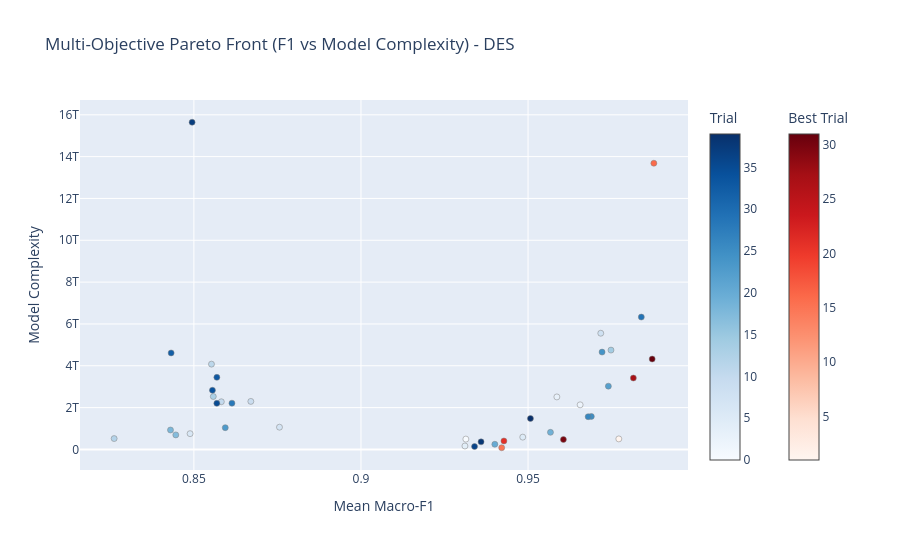

Notebook code cell kept with this figure:
### Code cell
from optuna.visualization import plot_pareto_front

fig = plot_pareto_front(
    study,
    target_names=["Mean Macro-F1", "Model Complexity"]
)
fig.update_layout(
    title=f"Multi-Objective Pareto Front (F1 vs Model Complexity) - {TARGET_REGION}",
    width=900,
    height=550
)
fig.show()

fig.write_html(output_config_dir / f"{TARGET_REGION}_pareto_frontier.html")

### Figure 1 — Plotly figure (JSON) as saved in the notebook; plotly's stock layout.template omitted (floating-point values rounded to 4 significant figures)
{"data": [{"hovertemplate": "%{text}<extra>Trial</extra>", "marker": {"color": [0, 2, 3, 4, 5, 6, 7, 8, 9, 10, 11, 12, 13, 14, 17, 18, 19, 20, 22, 23, 24, 25, 26, 28, 29, 32, 33, 34, 35, 36, 37, 38, 39], "colorbar": {"title": {"text": "Trial"}}, "colorscale": [[0, "rgb(247,251,255)"], [0.125, "rgb(222,235,247)"], [0.25, "rgb(198,219,239)"], [0.375, "rgb(158,202,225)"], [0.5, "rgb(107,174,214)"], [0.625, "rgb(66,146,198)"], [0.75, "rgb(33,113,181)"], [0.875, "rgb(8,81,156)"], [1, "rgb(8,48,107)"]], "line": {"color": "Grey", "width": 0.5}}, "mode": "markers", "showlegend": false, "text": ["{<br>  \"number\": 0,<br>  \"values\": [<br>    0.9313830907762619,<br>    494359842600.0<br>  ],<br>  \"params\": {<br>    \"sampling_strategy\": \"stratified\",<br>    \"feature_strategy\": \"uncorrelated\",<br>    \"train_fraction\": 0.2,<br>    \"minLeafPopulation\": 7,<br>    \"numberOfTrees\": 150<br>  },<br>  \"user_attrs\": {<br>    \"total_samples\": 75101,<br>    \"num_features\": 36,<br>    \"max_nodes\": 1219,<br>    \"model_complexity\": 494359842600.0<br>  }<br>}", "{<br>  \"number\": 2,<br>  \"values\": [<br>    0.9655852276639689,<br>    2132741021400.0<br>  ],<br>  \"params\": {<br>    \"sampling_strategy\": \"stratified\",<br>    \"feature_strategy\": \"uncorrelated\",<br>    \"train_fraction\": 0.8,<br>    \"minLeafPopulation\": 11,<br>    \"numberOfTrees\": 75<br>  },<br>  \"user_attrs\": {<br>    \"total_samples\": 300458,<br>    \"num_features\": 36,<br>    \"max_nodes\": 2629,<br>    \"model_complexity\": 2132741021400.0<br>  }<br>}", "{<br>  \"number\": 3,<br>  \"values\": [<br>    0.958620016386772,<br>    2511391276800.0<br>  ],<br>  \"params\": {<br>    \"sampling_strategy\": \"stratified\",<br>    \"feature_strategy\": \"all\",<br>    \"max_input_features\": 42,<br>    \"train_fraction\": 0.6000000000000001,<br>    \"minLeafPopulation\": 12,<br>    \"numberOfTrees\": 150<br>  },<br>  \"user_attrs\": {<br>    \"total_samples\": 225344,<br>    \"num_features\": 42,<br>    \"max_nodes\": 1769,<br>    \"model_complexity\": 2511391276800.0<br>  }<br>}", "{<br>  \"number\": 4,<br>  \"values\": [<br>    0.9311091833839031,<br>    164786614200.0<br>  ],<br>  \"params\": {<br>    \"sampling_strategy\": \"stratified\",<br>    \"feature_strategy\": \"uncorrelated\",<br>    \"train_fraction\": 0.2,<br>    \"minLeafPopulation\": 7,<br>    \"numberOfTrees\": 50<br>  },<br>  \"user_attrs\": {<br>    \"total_samples\": 75101,<br>    \"num_features\": 36,<br>    \"max_nodes\": 1219,<br>    \"model_complexity\": 164786614200.0<br>  }<br>}", "{<br>  \"number\": 5,<br>  \"values\": [<br>    0.9484118071735875,<br>    588378784500.0<br>  ],<br>  \"params\": {<br>    \"sampling_strategy\": \"stratified\",<br>    \"feature_strategy\": \"uncorrelated\",<br>    \"train_fraction\": 0.2,<br>    \"minLeafPopulation\": 4,<br>    \"numberOfTrees\": 125<br>  },<br>  \"user_attrs\": {<br>    \"total_samples\": 75101,<br>    \"num_features\": 36,<br>    \"max_nodes\": 1741,<br>    \"model_complexity\": 588378784500.0<br>  }<br>}", "{<br>  \"number\": 6,<br>  \"values\": [<br>    0.848860657085,<br>    754189979400.0<br>  ],<br>  \"params\": {<br>    \"sampling_strategy\": \"reference_balanced\",<br>    \"feature_strategy\": \"uncorrelated\",<br>    \"train_fraction\": 0.2,<br>    \"minLeafPopulation\": 4,<br>    \"numberOfTrees\": 150<br>  },<br>  \"user_attrs\": {<br>    \"total_samples\": 75129,<br>    \"num_features\": 36,<br>    \"max_nodes\": 1859,<br>    \"model_complexity\": 754189979400.0<br>  }<br>}", "{<br>  \"number\": 7,<br>  \"values\": [<br>    0.875612273172879,<br>    1063330788600.0<br>  ],<br>  \"params\": {<br>    \"sampling_strategy\": \"reference_balanced\",<br>    \"feature_strategy\": \"uncorrelated\",<br>    \"train_fraction\": 0.2,<br>    \"minLeafPopulation\": 2,<br>    \"numberOfTrees\": 150<br>  },<br>  \"user_attrs\": {<br>    \"total_samples\": 75129,<br>    \"num_features\": 36,<br>    \"max_nodes\": 2621,<br>    \"model_complexity\": 1063330788600.0<br>  }<br>}", "{<br>  \"number\": 8,<br>  \"values\": [<br>    0.971758750991754,<br>    5555731774500.0<br>  ],<br>  \"params\": {<br>    \"sampling_strategy\": \"stratified\",<br>    \"feature_strategy\": \"uncorrelated\",<br>    \"train_fraction\": 1.0,<br>    \"minLeafPopulation\": 10,<br>    \"numberOfTrees\": 125<br>  },<br>  \"user_attrs\": {<br>    \"total_samples\": 375603,<br>    \"num_features\": 36,<br>    \"max_nodes\": 3287,<br>    \"model_complexity\": 5555731774500.0<br>  }<br>}", "{<br>  \"number\": 9,<br>  \"values\": [<br>    0.8670398798556838,<br>    2296677169800.0<br>  ],<br>  \"params\": {<br>    \"sampling_strategy\": \"reference_balanced\",<br>    \"feature_strategy\": \"uncorrelated\",<br>    \"train_fraction\": 1.0,<br>    \"minLeafPopulation\": 3,<br>    \"numberOfTrees\": 50<br>  },<br>  \"user_attrs\": {<br>    \"total_samples\": 255749,<br>    \"num_features\": 36,<br>    \"max_nodes\": 4989,<br>    \"model_complexity\": 2296677169800.0<br>  }<br>}", "{<br>  \"number\": 10,<br>  \"values\": [<br>    0.8582123384591933,<br>    2279852470800.0<br>  ],<br>  \"params\": {<br>    \"sampling_strategy\": \"reference_balanced\",<br>    \"feature_strategy\": \"uncorrelated\",<br>    \"train_fraction\": 0.4,<br>    \"minLeafPopulation\": 4,<br>    \"numberOfTrees\": 150<br>  },<br>  \"user_attrs\": {<br>    \"total_samples\": 145434,<br>    \"num_features\": 36,<br>    \"max_nodes\": 2903,<br>    \"model_complexity\": 2279852470800.0<br>  }<br>}", "{<br>  \"number\": 11,<br>  \"values\": [<br>    0.8552625045867156,<br>    4078516860000.0<br>  ],<br>  \"params\": {<br>    \"sampling_strategy\": \"reference_balanced\",<br>    \"feature_strategy\": \"uncorrelated\",<br>    \"train_fraction\": 0.8,<br>    \"minLeafPopulation\": 6,<br>    \"numberOfTrees\": 150<br>  },<br>  \"user_attrs\": {<br>    \"total_samples\": 227700,<br>    \"num_features\": 36,<br>    \"max_nodes\": 3317,<br>    \"model_complexity\": 4078516860000.0<br>  }<br>}", "{<br>  \"number\": 12,<br>  \"values\": [<br>    0.8261393446906168,<br>    520480564425.0<br>  ],<br>  \"params\": {<br>    \"sampling_strategy\": \"reference_balanced\",<br>    \"feature_strategy\": \"all\",<br>    \"max_input_features\": 71,<br>    \"train_fraction\": 0.2,<br>    \"minLeafPopulation\": 7,<br>    \"numberOfTrees\": 75<br>  },<br>  \"user_attrs\": {<br>    \"total_samples\": 75129,<br>    \"num_features\": 71,<br>    \"max_nodes\": 1301,<br>    \"model_complexity\": 520480564425.0<br>  }<br>}", "{<br>  \"number\": 13,<br>  \"values\": [<br>    0.8558124213036333,<br>    2530764229500.0<br>  ],<br>  \"params\": {<br>    \"sampling_strategy\": \"reference_balanced\",<br>    \"feature_strategy\": \"uncorrelated\",<br>    \"train_fraction\": 1.0,<br>    \"minLeafPopulation\": 6,<br>    \"numberOfTrees\": 75<br>  },<br>  \"user_attrs\": {<br>    \"total_samples\": 255749,<br>    \"num_features\": 36,<br>    \"max_nodes\": 3665,<br>    \"model_complexity\": 2530764229500.0<br>  }<br>}", "{<br>  \"number\": 14,<br>  \"values\": [<br>    0.9748110930475229,<br>    4749395212800.0<br>  ],<br>  \"params\": {<br>    \"sampling_strategy\": \"stratified\",<br>    \"feature_strategy\": \"uncorrelated\",<br>    \"train_fraction\": 0.6000000000000001,<br>    \"minLeafPopulation\": 4,<br>    \"numberOfTrees\": 150<br>  },<br>  \"user_attrs\": {<br>    \"total_samples\": 225344,<br>    \"num_features\": 36,<br>    \"max_nodes\": 3903,<br>    \"model_complexity\": 4749395212800.0<br>  }<br>}", "{<br>  \"number\": 17,<br>  \"values\": [<br>    0.8445910430519434,<br>    694682073000.0<br>  ],<br>  \"params\": {<br>    \"sampling_strategy\": \"reference_balanced\",<br>    \"feature_strategy\": \"uncorrelated\",<br>    \"train_fraction\": 0.6000000000000001,<br>    \"minLeafPopulation\": 12,<br>    \"numberOfTrees\": 50<br>  },<br>  \"user_attrs\": {<br>    \"total_samples\": 193645,<br>    \"num_features\": 36,<br>    \"max_nodes\": 1993,<br>    \"model_complexity\": 694682073000.0<br>  }<br>}", "{<br>  \"number\": 18,<br>  \"values\": [<br>    0.842999377936729,<br>    929323260000.0<br>  ],<br>  \"params\": {<br>    \"sampling_strategy\": \"reference_balanced\",<br>    \"feature_strategy\": \"uncorrelated\",<br>    \"train_fraction\": 0.4,<br>    \"minLeafPopulation\": 10,<br>    \"numberOfTrees\": 100<br>  },<br>  \"user_attrs\": {<br>    \"total_samples\": 145434,<br>    \"num_features\": 36,<br>    \"max_nodes\": 1775,<br>    \"model_complexity\": 929323260000.0<br>  }<br>}", "{<br>  \"number\": 19,<br>  \"values\": [<br>    0.9567014553062114,<br>    817322688000.0<br>  ],<br>  \"params\": {<br>    \"sampling_strategy\": \"stratified\",<br>    \"feature_strategy\": \"uncorrelated\",<br>    \"train_fraction\": 0.6000000000000001,<br>    \"minLeafPopulation\": 12,<br>    \"numberOfTrees\": 50<br>  },<br>  \"user_attrs\": {<br>    \"total_samples\": 225344,<br>    \"num_features\": 36,<br>    \"max_nodes\": 2015,<br>    \"model_complexity\": 817322688000.0<br>  }<br>}", "{<br>  \"number\": 20,<br>  \"values\": [<br>    0.9400548249650621,<br>    246256179000.0<br>  ],<br>  \"params\": {<br>    \"sampling_strategy\": \"stratified\",<br>    \"feature_strategy\": \"all\",<br>    \"max_input_features\": 30,<br>    \"train_fraction\": 0.2,<br>    \"minLeafPopulation\": 7,<br>    \"numberOfTrees\": 100<br>  },<br>  \"user_attrs\": {<br>    \"total_samples\": 75101,<br>    \"num_features\": 30,<br>    \"max_nodes\": 1093,<br>    \"model_complexity\": 246256179000.0<br>  }<br>}", "{<br>  \"number\": 22,<br>  \"values\": [<br>    0.9740289223759175,<br>    3025101281400.0<br>  ],<br>  \"params\": {<br>    \"sampling_strategy\": \"stratified\",<br>    \"feature_strategy\": \"uncorrelated\",<br>    \"train_fraction\": 0.8,<br>    \"minLeafPopulation\": 6,<br>    \"numberOfTrees\": 75<br>  },<br>  \"user_attrs\": {<br>    \"total_samples\": 300458,<br>    \"num_features\": 36,<br>    \"max_nodes\": 3729,<br>    \"model_complexity\": 3025101281400.0<br>  }<br>}", "{<br>  \"number\": 23,<br>  \"values\": [<br>    0.8593911248888964,<br>    1040702850000.0<br>  ],<br>  \"params\": {<br>    \"sampling_strategy\": \"reference_balanced\",<br>    \"feature_strategy\": \"all\",<br>    \"max_input_features\": 30,<br>    \"train_fraction\": 0.8,<br>    \"minLeafPopulation\": 5,<br>    \"numberOfTrees\": 50<br>  },<br>  \"user_attrs\": {<br>    \"total_samples\": 227700,<br>    \"num_features\": 30,<br>    \"max_nodes\": 3047,<br>    \"model_complexity\": 1040702850000.0<br>  }<br>}", "{<br>  \"number\": 24,<br>  \"values\": [<br>    0.9721477250947266,<br>    4655146023000.0<br>  ],<br>  \"params\": {<br>    \"sampling_strategy\": \"stratified\",<br>    \"feature_strategy\": \"uncorrelated\",<br>    \"train_fraction\": 0.8,<br>    \"minLeafPopulation\": 7,<br>    \"numberOfTrees\": 125<br>  },<br>  \"user_attrs\": {<br>    \"total_samples\": 300458,<br>    \"num_features\": 36,<br>    \"max_nodes\": 3443,<br>    \"model_complexity\": 4655146023000.0<br>  }<br>}", "{<br>  \"number\": 25,<br>  \"values\": [<br>    0.9689259876729273,<br>    1577914690625.0<br>  ],<br>  \"params\": {<br>    \"sampling_strategy\": \"stratified\",<br>    \"feature_strategy\": \"all\",<br>    \"max_input_features\": 35,<br>    \"train_fraction\": 0.4,<br>    \"minLeafPopulation\": 4,<br>    \"numberOfTrees\": 125<br>  },<br>  \"user_attrs\": {<br>    \"total_samples\": 150215,<br>    \"num_features\": 35,<br>    \"max_nodes\": 2401,<br>    \"model_complexity\": 1577914690625.0<br>  }<br>}", "{<br>  \"number\": 26,<br>  \"values\": [<br>    0.9679836309658778,<br>    1564604989200.0<br>  ],<br>  \"params\": {<br>    \"sampling_strategy\": \"stratified\",<br>    \"feature_strategy\": \"uncorrelated\",<br>    \"train_fraction\": 0.8,<br>    \"minLeafPopulation\": 9,<br>    \"numberOfTrees\": 50<br>  },<br>  \"user_attrs\": {<br>    \"total_samples\": 300458,<br>    \"num_features\": 36,<br>    \"max_nodes\": 2893,<br>    \"model_complexity\": 1564604989200.0<br>  }<br>}", "{<br>  \"number\": 28,<br>  \"values\": [<br>    0.8613862484073969,<br>    2212142386500.0<br>  ],<br>  \"params\": {<br>    \"sampling_strategy\": \"reference_balanced\",<br>    \"feature_strategy\": \"uncorrelated\",<br>    \"train_fraction\": 0.6000000000000001,<br>    \"minLeafPopulation\": 3,<br>    \"numberOfTrees\": 75<br>  },<br>  \"user_attrs\": {<br>    \"total_samples\": 193645,<br>    \"num_features\": 36,<br>    \"max_nodes\": 4231,<br>    \"model_complexity\": 2212142386500.0<br>  }<br>}", "{<br>  \"number\": 29,<br>  \"values\": [<br>    0.9838901148749035,<br>    6329560899750.0<br>  ],<br>  \"params\": {<br>    \"sampling_strategy\": \"stratified\",<br>    \"feature_strategy\": \"all\",<br>    \"max_input_features\": 55,<br>    \"train_fraction\": 0.8,<br>    \"minLeafPopulation\": 2,<br>    \"numberOfTrees\": 75<br>  },<br>  \"user_attrs\": {<br>    \"total_samples\": 300458,<br>    \"num_features\": 55,<br>    \"max_nodes\": 5107,<br>    \"model_complexity\": 6329560899750.0<br>  }<br>}", "{<br>  \"number\": 32,<br>  \"values\": [<br>    0.8431941663144766,<br>    4612905990000.0<br>  ],<br>  \"params\": {<br>    \"sampling_strategy\": \"reference_balanced\",<br>    \"feature_strategy\": \"all\",<br>    \"max_input_features\": 77,<br>    \"train_fraction\": 0.8,<br>    \"minLeafPopulation\": 8,<br>    \"numberOfTrees\": 100<br>  },<br>  \"user_attrs\": {<br>    \"total_samples\": 227700,<br>    \"num_features\": 77,<br>    \"max_nodes\": 2631,<br>    \"model_complexity\": 4612905990000.0<br>  }<br>}", "{<br>  \"number\": 33,<br>  \"values\": [<br>    0.8568791992096847,<br>    3446166625200.0<br>  ],<br>  \"params\": {<br>    \"sampling_strategy\": \"reference_balanced\",<br>    \"feature_strategy\": \"uncorrelated\",<br>    \"train_fraction\": 1.0,<br>    \"minLeafPopulation\": 6,<br>    \"numberOfTrees\": 100<br>  },<br>  \"user_attrs\": {<br>    \"total_samples\": 255749,<br>    \"num_features\": 36,<br>    \"max_nodes\": 3743,<br>    \"model_complexity\": 3446166625200.0<br>  }<br>}", "{<br>  \"number\": 34,<br>  \"values\": [<br>    0.8555490331630861,<br>    2830247443800.0<br>  ],<br>  \"params\": {<br>    \"sampling_strategy\": \"reference_balanced\",<br>    \"feature_strategy\": \"all\",<br>    \"max_input_features\": 84,<br>    \"train_fraction\": 0.4,<br>    \"minLeafPopulation\": 3,<br>    \"numberOfTrees\": 75<br>  },<br>  \"user_attrs\": {<br>    \"total_samples\": 145434,<br>    \"num_features\": 84,<br>    \"max_nodes\": 3089,<br>    \"model_complexity\": 2830247443800.0<br>  }<br>}", "{<br>  \"number\": 35,<br>  \"values\": [<br>    0.8568696746969965,<br>    2204022150000.0<br>  ],<br>  \"params\": {<br>    \"sampling_strategy\": \"reference_balanced\",<br>    \"feature_strategy\": \"uncorrelated\",<br>    \"train_fraction\": 0.8,<br>    \"minLeafPopulation\": 5,<br>    \"numberOfTrees\": 75<br>  },<br>  \"user_attrs\": {<br>    \"total_samples\": 227700,<br>    \"num_features\": 36,<br>    \"max_nodes\": 3585,<br>    \"model_complexity\": 2204022150000.0<br>  }<br>}", "{<br>  \"number\": 36,<br>  \"values\": [<br>    0.9339843244524112,<br>    138242165750.0<br>  ],<br>  \"params\": {<br>    \"sampling_strategy\": \"stratified\",<br>    \"feature_strategy\": \"all\",<br>    \"max_input_features\": 37,<br>    \"train_fraction\": 0.2,<br>    \"minLeafPopulation\": 8,<br>    \"numberOfTrees\": 50<br>  },<br>  \"user_attrs\": {<br>    \"total_samples\": 75101,<br>    \"num_features\": 37,<br>    \"max_nodes\": 995,<br>    \"model_complexity\": 138242165750.0<br>  }<br>}", "{<br>  \"number\": 37,<br>  \"values\": [<br>    0.8494641806355793,<br>    15643437445350.0<br>  ],<br>  \"params\": {<br>    \"sampling_strategy\": \"reference_balanced\",<br>    \"feature_strategy\": \"all\",<br>    \"max_input_features\": 99,<br>    \"train_fraction\": 1.0,<br>    \"minLeafPopulation\": 4,<br>    \"numberOfTrees\": 150<br>  },<br>  \"user_attrs\": {<br>    \"total_samples\": 255749,<br>    \"num_features\": 99,<br>    \"max_nodes\": 4119,<br>    \"model_complexity\": 15643437445350.0<br>  }<br>}", "{<br>  \"number\": 38,<br>  \"values\": [<br>    0.9359310886635986,<br>    361476133200.0<br>  ],<br>  \"params\": {<br>    \"sampling_strategy\": \"stratified\",<br>    \"feature_strategy\": \"uncorrelated\",<br>    \"train_fraction\": 0.2,<br>    \"minLeafPopulation\": 6,<br>    \"numberOfTrees\": 100<br>  },<br>  \"user_attrs\": {<br>    \"total_samples\": 75101,<br>    \"num_features\": 36,<br>    \"max_nodes\": 1337,<br>    \"model_complexity\": 361476133200.0<br>  }<br>}", "{<br>  \"number\": 39,<br>  \"values\": [<br>    0.9507144211543552,<br>    1480368825000.0<br>  ],<br>  \"params\": {<br>    \"sampling_strategy\": \"stratified\",<br>    \"feature_strategy\": \"uncorrelated\",<br>    \"train_fraction\": 0.4,<br>    \"minLeafPopulation\": 9,<br>    \"numberOfTrees\": 150<br>  },<br>  \"user_attrs\": {<br>    \"total_samples\": 150215,<br>    \"num_features\": 36,<br>    \"max_nodes\": 1825,<br>    \"model_complexity\": 1480368825000.0<br>  }<br>}"], "type": "scatter", "x": [0.9314, 0.9656, 0.9586, 0.9311, 0.9484, 0.8489, 0.8756, 0.9718, 0.867, 0.8582, 0.8553, 0.8261, 0.8558, 0.9748, 0.8446, 0.843, 0.9567, 0.9401, 0.974, 0.8594, 0.9721, 0.9689, 0.968, 0.8614, 0.9839, 0.8432, 0.8569, 0.8555, 0.8569, 0.934, 0.8495, 0.9359, 0.9507], "y": [494359842600, 2132741021400, 2511391276800, 164786614200, 588378784500, 754189979400, 1063330788600, 5555731774500, 2296677169800, 2279852470800, 4078516860000, 520480564425, 2530764229500, 4749395212800, 694682073000, 929323260000, 817322688000, 246256179000, 3025101281400, 1040702850000, 4655146023000, 1577914690625, 1564604989200, 2212142386500, 6329560899750, 4612905990000, 3446166625200, 2830247443800, 2204022150000, 138242165750, 15643437445350, 361476133200, 1480368825000]}, {"hovertemplate": "%{text}<extra>Best Trial</extra>", "marker": {"color": [1, 15, 16, 21, 27, 30, 31], "colorbar": {"title": {"text": "Best Trial"}, "x": 1.1, "xpad": 40}, "colorscale": [[0, "rgb(255,245,240)"], [0.125, "rgb(254,224,210)"], [0.25, "rgb(252,187,161)"], [0.375, "rgb(252,146,114)"], [0.5, "rgb(251,106,74)"], [0.625, "rgb(239,59,44)"], [0.75, "rgb(203,24,29)"], [0.875, "rgb(165,15,21)"], [1, "rgb(103,0,13)"]], "line": {"color": "Grey", "width": 0.5}}, "mode": "markers", "showlegend": false, "text": ["{<br>  \"number\": 1,<br>  \"values\": [<br>    0.9771599472119169,<br>    503670895000.0<br>  ],<br>  \"params\": {<br>    \"sampling_strategy\": \"stratified\",<br>    \"feature_strategy\": \"all\",<br>    \"max_input_features\": 14,<br>    \"train_fraction\": 0.4,<br>    \"minLeafPopulation\": 4,<br>    \"numberOfTrees\": 100<br>  },<br>  \"user_attrs\": {<br>    \"total_samples\": 150215,<br>    \"num_features\": 14,<br>    \"max_nodes\": 2395,<br>    \"model_complexity\": 503670895000.0<br>  }<br>}", "{<br>  \"number\": 15,<br>  \"values\": [<br>    0.9421107983214978,<br>    80451946250.0<br>  ],<br>  \"params\": {<br>    \"sampling_strategy\": \"stratified\",<br>    \"feature_strategy\": \"all\",<br>    \"max_input_features\": 10,<br>    \"train_fraction\": 0.2,<br>    \"minLeafPopulation\": 11,<br>    \"numberOfTrees\": 125<br>  },<br>  \"user_attrs\": {<br>    \"total_samples\": 75101,<br>    \"num_features\": 10,<br>    \"max_nodes\": 857,<br>    \"model_complexity\": 80451946250.0<br>  }<br>}", "{<br>  \"number\": 16,<br>  \"values\": [<br>    0.9876418480190674,<br>    13684644581400.0<br>  ],<br>  \"params\": {<br>    \"sampling_strategy\": \"stratified\",<br>    \"feature_strategy\": \"uncorrelated\",<br>    \"train_fraction\": 1.0,<br>    \"minLeafPopulation\": 2,<br>    \"numberOfTrees\": 150<br>  },<br>  \"user_attrs\": {<br>    \"total_samples\": 375603,<br>    \"num_features\": 36,<br>    \"max_nodes\": 6747,<br>    \"model_complexity\": 13684644581400.0<br>  }<br>}", "{<br>  \"number\": 21,<br>  \"values\": [<br>    0.9427775244742191,<br>    405310113000.0<br>  ],<br>  \"params\": {<br>    \"sampling_strategy\": \"stratified\",<br>    \"feature_strategy\": \"uncorrelated\",<br>    \"train_fraction\": 0.4,<br>    \"minLeafPopulation\": 12,<br>    \"numberOfTrees\": 50<br>  },<br>  \"user_attrs\": {<br>    \"total_samples\": 150215,<br>    \"num_features\": 36,<br>    \"max_nodes\": 1499,<br>    \"model_complexity\": 405310113000.0<br>  }<br>}", "{<br>  \"number\": 27,<br>  \"values\": [<br>    0.9815068287921652,<br>    3413841353250.0<br>  ],<br>  \"params\": {<br>    \"sampling_strategy\": \"stratified\",<br>    \"feature_strategy\": \"all\",<br>    \"max_input_features\": 41,<br>    \"train_fraction\": 0.8,<br>    \"minLeafPopulation\": 4,<br>    \"numberOfTrees\": 75<br>  },<br>  \"user_attrs\": {<br>    \"total_samples\": 300458,<br>    \"num_features\": 41,<br>    \"max_nodes\": 3695,<br>    \"model_complexity\": 3413841353250.0<br>  }<br>}", "{<br>  \"number\": 30,<br>  \"values\": [<br>    0.9605768095256064,<br>    473474254500.0<br>  ],<br>  \"params\": {<br>    \"sampling_strategy\": \"stratified\",<br>    \"feature_strategy\": \"uncorrelated\",<br>    \"train_fraction\": 0.2,<br>    \"minLeafPopulation\": 2,<br>    \"numberOfTrees\": 75<br>  },<br>  \"user_attrs\": {<br>    \"total_samples\": 75101,<br>    \"num_features\": 36,<br>    \"max_nodes\": 2335,<br>    \"model_complexity\": 473474254500.0<br>  }<br>}", "{<br>  \"number\": 31,<br>  \"values\": [<br>    0.9871413548366563,<br>    4322213962200.0<br>  ],<br>  \"params\": {<br>    \"sampling_strategy\": \"stratified\",<br>    \"feature_strategy\": \"uncorrelated\",<br>    \"train_fraction\": 1.0,<br>    \"minLeafPopulation\": 2,<br>    \"numberOfTrees\": 50<br>  },<br>  \"user_attrs\": {<br>    \"total_samples\": 375603,<br>    \"num_features\": 36,<br>    \"max_nodes\": 6393,<br>    \"model_complexity\": 4322213962200.0<br>  }<br>}"], "type": "scatter", "x": [0.9772, 0.9421, 0.9876, 0.9428, 0.9815, 0.9606, 0.9871], "y": [503670895000, 80451946250, 13684644581400, 405310113000, 3413841353250, 473474254500, 4322213962200]}], "layout": {"height": 550, "title": {"text": "Multi-Objective Pareto Front (F1 vs Model Complexity) - DES"}, "width": 900, "xaxis": {"title": {"text": "Mean Macro-F1"}}, "yaxis": {"title": {"text": "Model Complexity"}}}}
